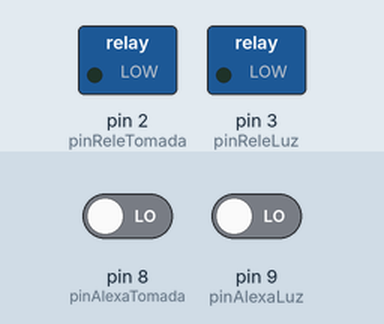
Recording of a sketch running on a simulated Arduino Uno, built with avr-gcc and run on an emulated ATmega328P. Shown: switched loads named in the sketch (green lamp = pin HIGH). Inputs (shaded band) come from the test bench; at power-on: pin 8 (pinAlexaTomada) LOW, pin 9 (pinAlexaLuz) LOW.

Above: at 1.2 s.
1.3 s: pin 8 (pinAlexaTomada) driven HIGH
At 2.3 s:
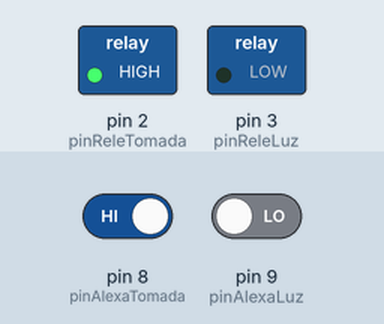
2.8 s: pin 9 (pinAlexaLuz) driven HIGH
At 3.4 s:
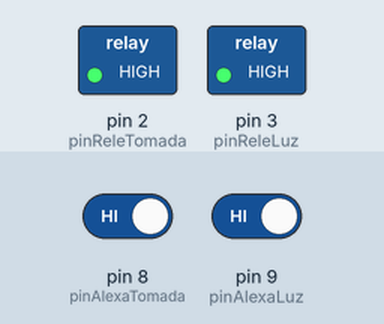
4.3 s: pin 8 (pinAlexaTomada) driven LOW
At 4.6 s:
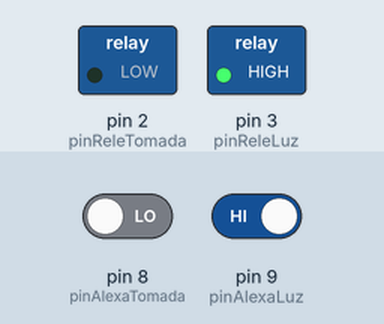
5.8 s: pin 9 (pinAlexaLuz) driven LOW
At 6.9 s:
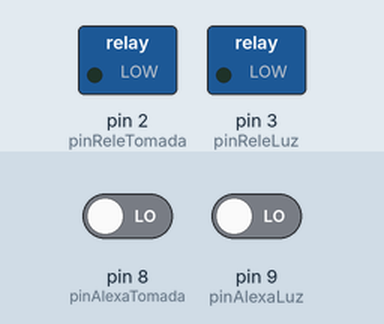
Timing chart, 0 to 8.3 s (numbered marks = the images above; inputs shaded):
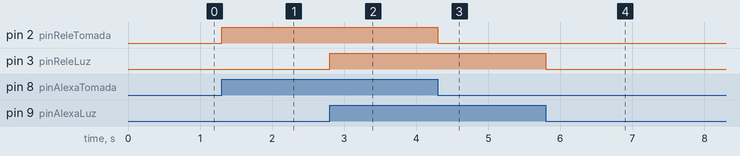

The sketch:

AL02-Sketch.ino
```cpp
#define pinAlexaLuz    9
#define pinAlexaTomada 8

#define pinReleLuz    3
#define pinReleTomada 2


void setup() {
  pinMode(pinAlexaLuz, INPUT);
  pinMode(pinAlexaTomada, INPUT);

  pinMode(pinReleLuz, OUTPUT);
  pinMode(pinReleTomada, OUTPUT);
}

void loop() {
  digitalWrite(pinReleLuz,    digitalRead(pinAlexaLuz));
  digitalWrite(pinReleTomada, digitalRead(pinAlexaTomada));
}
```

Measured:
- after the input at 1.3 s, pin 2 (pinReleTomada): LOW → HIGH at once
- after the input at 2.8 s, pin 3 (pinReleLuz): LOW → HIGH at once
- after the input at 4.3 s, pin 2 (pinReleTomada): HIGH → LOW at once
- after the input at 5.8 s, pin 3 (pinReleLuz): HIGH → LOW at once
